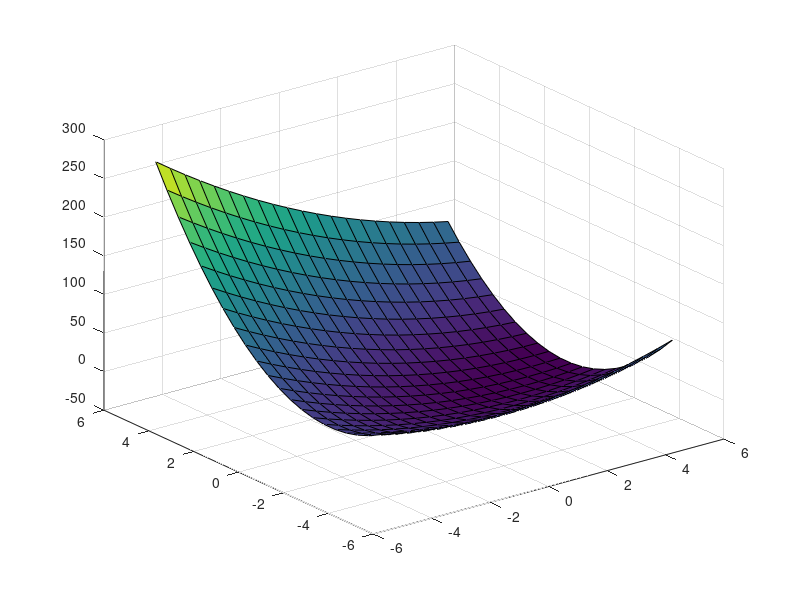
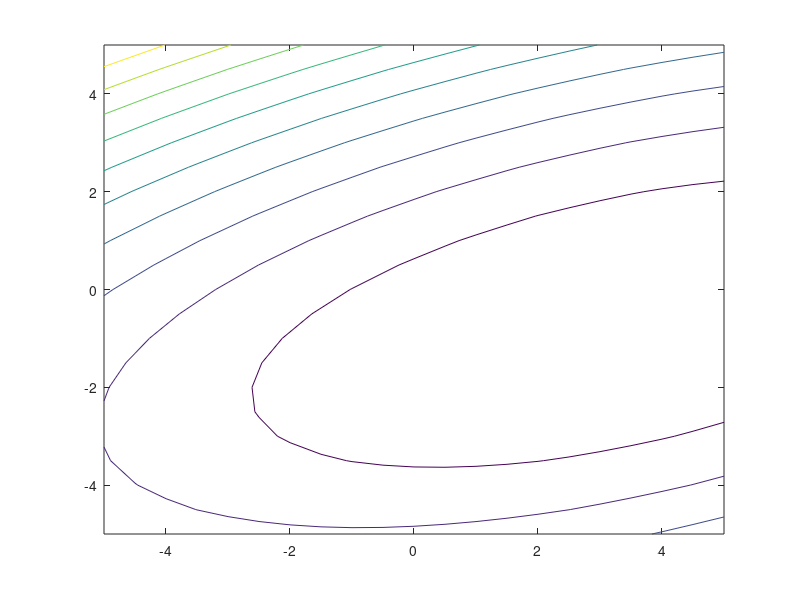

The MATLAB source for these figures, in order:
clear
fun=@(X,Y) (-8*X)+(X.^2)+(12*Y)+(4*Y.^2)-(2*X.*Y);

% a part1
[x1,y1]=meshgrid(-5:0.5:5);
z1=fun(x1,y1);
f1=figure;
surf(x1,y1,z1)
f2=figure;
contour(x1,y1,z1)

% From contour plot, minimum occurs at approximately x=3 and y=-1 and
% minimum is around -25 (on careful inspection)


% b 
options=optimset("TolX",10.^(-6),"TolFun",10.^(-6));
fun2=@(X) (-8*X(1))+(X(1).^2)+(12*X(2))+(4*X(2).^2)-(2*X(1).*X(2));
[pfinal2,ffinal2,flag2,output2] = fminsearch(fun2,[0,0],options)
iter2=output2.iterations;
xfinal2=pfinal2(1)
yfinal2=pfinal2(2)


% c
% fminsearch uses Nelder-Mead simplex algorithm
